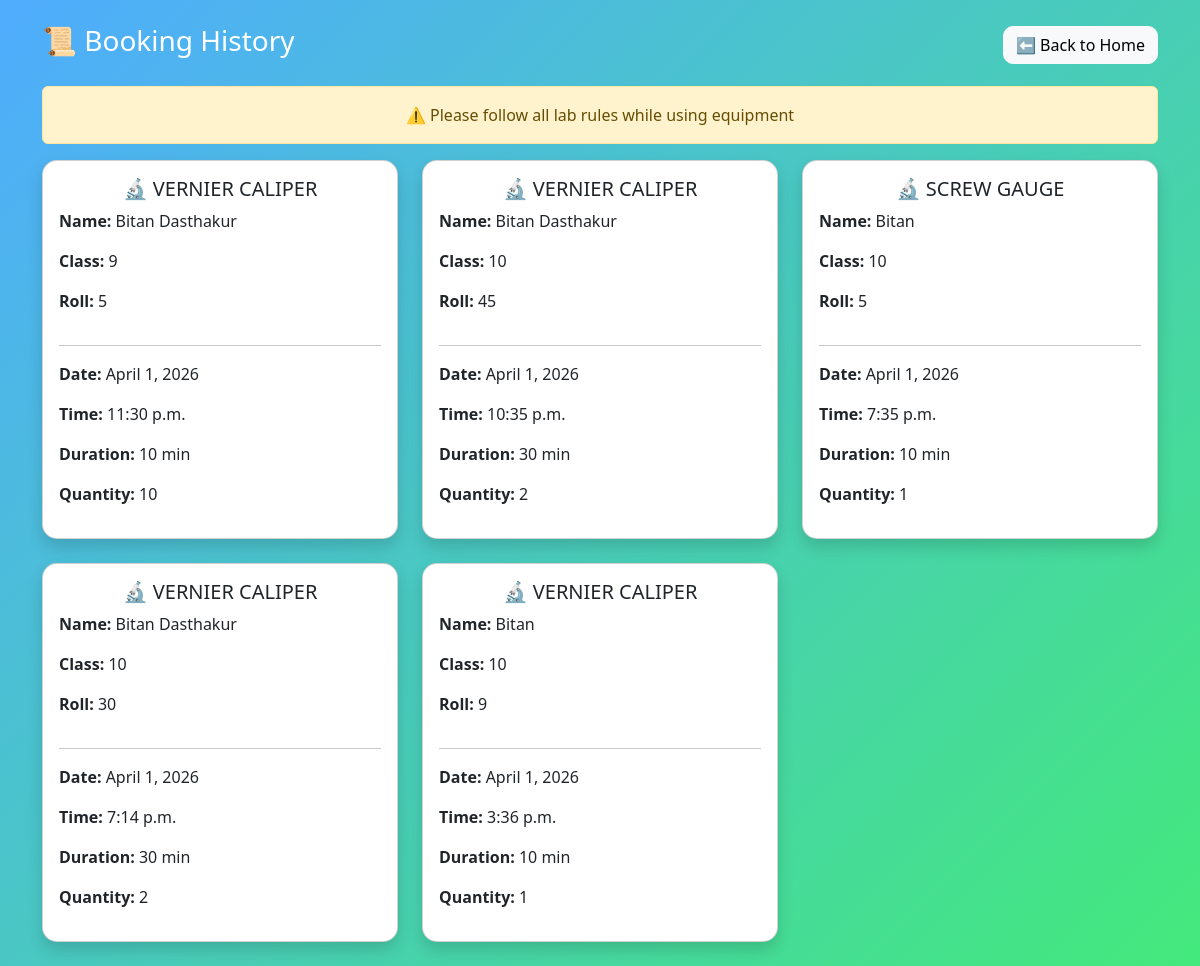
Before: /history/ with the older database file.
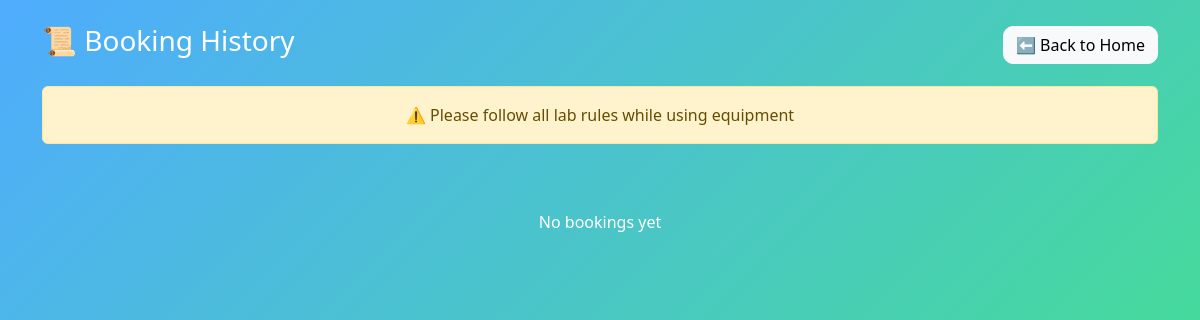
After: the same page with the newer database file.
### booking/models.py (models this page shows, shortened)
class Booking(models.Model):
    equipment = models.ForeignKey(Equipment, on_delete=models.CASCADE)
    name = models.CharField(max_length=100)
    student_class = models.CharField(max_length=50)
    roll = models.CharField(max_length=20)
    pin = models.CharField(max_length=10)
    quantity = models.IntegerField(default=1)
    booking_date = models.DateField()
    booking_time = models.TimeField()
    duration = models.IntegerField(default=60)
    purpose = models.TextField(blank=True, null=True)
    booked_at = models.DateTimeField(default=timezone.now)
    @property
    def duration_display(self):
        hours = self.duration // 60
        minutes = self.duration % 60
        if hours and minutes:
            return f"{hours} hour {minutes} min"
        elif hours:
            return f"{hours} hour"
        else:
            return f"{minutes} min"
    class Meta:
        ordering = ['-booking_date', '-booking_time']

class Equipment(models.Model):
    CATEGORY_CHOICES = [
        ('physics', 'Physics'),
        ('chemistry', 'Chemistry'),
        ('biology', 'Biology'),
        ('computer', 'Computer'),
        ('geography', 'Geography'),
    ]
    name = models.CharField(max_length=100)
    quantity = models.IntegerField()
    available = models.IntegerField(blank=True, null=True)
    category = models.CharField(
        max_length=20,
        choices=CATEGORY_CHOICES,
        default='physics'
    )

### booking/views.py (the view)
# urls.py: path('history/', views.booking_history, name='history'),
def booking_history(request):
    bookings = Booking.objects.all().order_by('-booking_date', '-booking_time')
    return render(request, 'history.html', {'bookings': bookings})

### booking/templates/history.html (shortened to what this page needs)
<!DOCTYPE html>
<html>
<head>
    <link href="https://cdn.jsdelivr.net/npm/bootstrap@5.3.0/dist/css/bootstrap.min.css" rel="stylesheet">
</head>
<body>
<div class="container mt-4">
    <div class="header">
        <h3 class="text-white">📜 Booking History</h3>
        <a href="{% url 'home' %}" class="btn btn-light back-btn">
            ⬅ Back to Home
        </a>
    </div>
    <div class="alert alert-warning text-center">
        ⚠️ Please follow all lab rules while using equipment
    </div>
    <div class="row">
        {% for b in bookings %}
        <div class="col-md-4 mb-4">
            <div class="card shadow p-3 h-100">
                <h5 class="text-center">🔬 {{ b.equipment.name }}</h5>
                <p><b>Name:</b> {{ b.name }}</p>
                <p><b>Class:</b> {{ b.student_class }}</p>
                <p><b>Roll:</b> {{ b.roll }}</p>
                <hr>
                <p><b>Date:</b> {{ b.booking_date }}</p>
                <p><b>Time:</b> {{ b.booking_time }}</p>
                <p><b>Duration:</b> {{ b.duration_display }}</p>
                <p><b>Quantity:</b> {{ b.quantity }}</p>
            </div>
        </div>
        {% empty %}
            <p class="empty">No bookings yet</p>
        {% endfor %}
    </div>
</div>
</body>
</html>

### booking/templates/history.html (style rules this page uses)
body { background: linear-gradient(135deg, #4facfe, #43e97b); min-height: 100vh; }
.header { display: flex; justify-content: space-between; align-items: center; margin-bottom: 20px; }
.back-btn { border-radius: 10px; }
.empty { text-align: center; margin-top: 50px; color: white; }

Changed rows visible on the page:
removed Booking: equipment.name "VERNIER CALIPER", name "Bitan Dasthakur", student_class "9", roll "5", booking_date "April 1, 2026", booking_time "11:30 p.m.", duration_display "10 min", quantity "10"
removed Booking: equipment.name "VERNIER CALIPER", name "Bitan Dasthakur", student_class "10", roll "45", booking_date "April 1, 2026", booking_time "10:35 p.m.", duration_display "30 min", quantity "2"
removed Booking: equipment.name "SCREW GAUGE", name "Bitan", student_class "10", roll "5", booking_date "April 1, 2026", booking_time "7:35 p.m.", duration_display "10 min", quantity "1"
removed Booking: equipment.name "VERNIER CALIPER", name "Bitan Dasthakur", student_class "10", roll "30", booking_date "April 1, 2026", booking_time "7:14 p.m.", duration_display "30 min", quantity "2"
removed Booking: equipment.name "VERNIER CALIPER", name "Bitan", student_class "10", roll "9", booking_date "April 1, 2026", booking_time "3:36 p.m.", duration_display "10 min", quantity "1"
Other visible differences:
text now shown: "No bookings yet"
